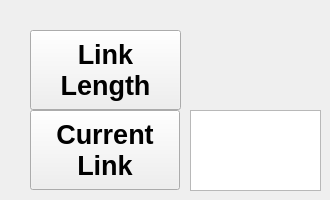
      <widget class="QWidget" name="tab_5">
       <attribute name="title">
        <string>Kinem.</string>
       </attribute>
       <widget class="QPushButton" name="button_set_link_length">
        <property name="geometry">
         <rect>
          <x>30</x>
          <y>30</y>
          <width>151</width>
          <height>80</height>
         </rect>
        </property>
        <property name="font">
         <font>
          <pointsize>20</pointsize>
          <bold>true</bold>
         </font>
        </property>
        <property name="text">
         <string>Link
Length</string>
        </property>
       </widget>
       <widget class="QPushButton" name="button_target_link_idx">
        <property name="geometry">
         <rect>
          <x>30</x>
          <y>110</y>
          <width>150</width>
          <height>80</height>
         </rect>
        </property>
        <property name="font">
         <font>
          <pointsize>20</pointsize>
          <bold>true</bold>
         </font>
        </property>
        <property name="text">
         <string>Current 
Link</string>
        </property>
       </widget>
       <widget class="QPlainTextEdit" name="text_target_link_idx">
        <property name="geometry">
         <rect>
          <x>190</x>
          <y>110</y>
          <width>131</width>
          <height>81</height>
         </rect>
        </property>
        <property name="font">
         <font>
          <pointsize>26</pointsize>
         </font>
        </property>
       </widget>
      </widget>
